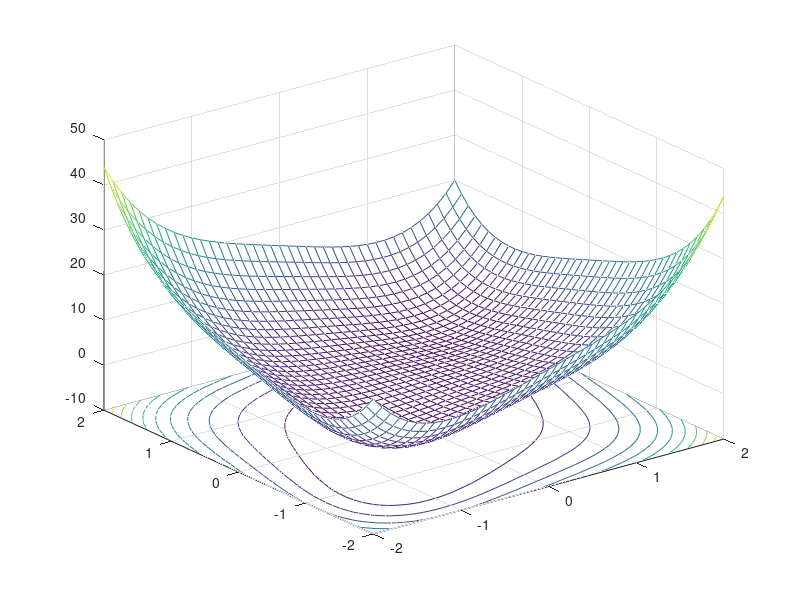

The MATLAB source for this figure:
%[x, y] = meshgrid(x_min:dx:x_max, y_min:dy:y_max)

clear;
close all;
clc;

[x, y] = meshgrid(-2:.1:2, -2:.1:2);
z = x.^4+y.^4-3*x.*y;

%mesh(x,y,z);
%contour(x, y, z);
meshc(x, y, z);